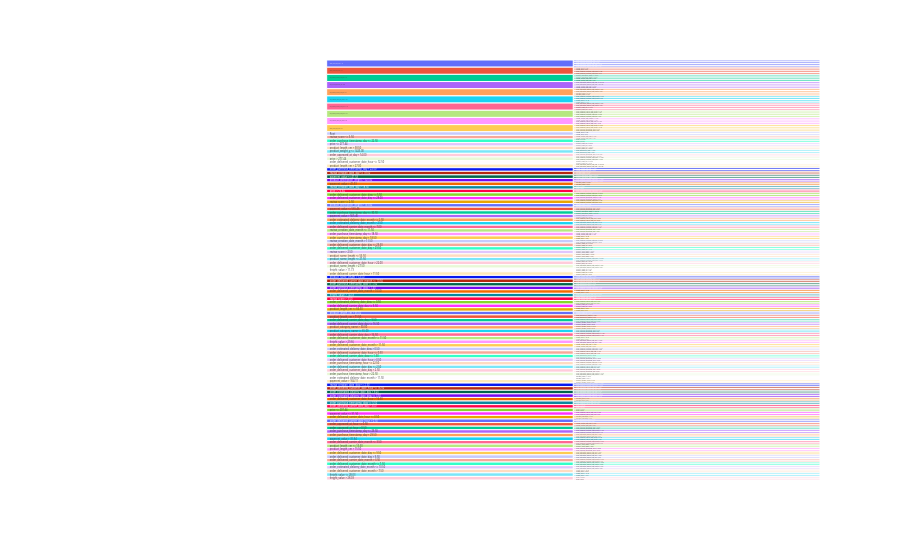

The code cell stored with this chart in its notebook:
### Code cell
# -----------------------------
# Required Libraries
# -----------------------------
import matplotlib.pyplot as plt
import seaborn as sns
import pandas as pd
import numpy as np

from sklearn.tree import plot_tree, export_text
from sklearn.metrics import ConfusionMatrixDisplay
from sklearn.inspection import DecisionBoundaryDisplay
from sklearn.preprocessing import label_binarize

# For icicle plots
!pip install plotly
import plotly.express as px

# -----------------------------
# 1️⃣ Target Distribution Plots
# -----------------------------
def plot_target_distribution(df, targets=['is_late','bad_review']):
    plt.figure(figsize=(12,5))
    for i, target in enumerate(targets):
        plt.subplot(1,len(targets),i+1)
        sns.countplot(x=target, data=df)
        plt.title(f"Distribution of {target}")
    plt.show()
    
    for target in targets:
        df[target].value_counts().plot.pie(autopct='%1.1f%%', title=f"{target} Distribution")
        plt.show()

# -----------------------------
# 2️⃣ Confusion Matrices
# -----------------------------
def plot_confusion(y_true, y_pred, title):
    ConfusionMatrixDisplay.from_predictions(y_true, y_pred)
    plt.title(title)
    plt.show()

# -----------------------------
# 3️⃣ Feature Importance Bar Plot
# -----------------------------
def plot_feature_importance(model, X_train, top_n=10, title="Feature Importance"):
    importances = model.feature_importances_
    feat_imp = pd.DataFrame({'feature': X_train.columns, 'importance': importances})
    feat_imp = feat_imp.sort_values('importance', ascending=False).head(top_n)
    sns.barplot(x='importance', y='feature', data=feat_imp)
    plt.title(title)
    plt.show()

# -----------------------------
# 4️⃣ Multi-target Stacked Bar
# -----------------------------
def plot_stacked_targets(df, target1='is_late', target2='bad_review'):
    df.groupby([target1,target2]).size().unstack().plot(kind='bar', stacked=True, figsize=(8,6))
    plt.title(f"Combined Target Distribution ({target1} & {target2})")
    plt.xlabel(target1)
    plt.ylabel("Count")
    plt.show()

# -----------------------------
# 5️⃣ Textual Representation of Tree
# -----------------------------
def tree_text(model, feature_names):
    tree_rules = export_text(model, feature_names=list(feature_names))
    print(tree_rules)

# -----------------------------
# 6️⃣ Node-Link / Tree Diagram
# -----------------------------
def plot_node_link(model, feature_names, max_depth=3, title="Decision Tree Node-Link Diagram"):
    plt.figure(figsize=(20,10))
    plot_tree(model, feature_names=feature_names, filled=True, rounded=True, max_depth=max_depth)
    plt.title(title)
    plt.show()

# -----------------------------
# 7️⃣ Icicle Plot for Tree
# -----------------------------
def plot_icicle(model, feature_names):
    # Recursive function to get tree structure
    def recurse(node_id, parent_name, tree_, feature_names_, labels):
        if tree_.feature[node_id] != -2:  # not leaf
            feat = feature_names_[tree_.feature[node_id]]
            threshold = tree_.threshold[node_id]
            left = f"{feat} <= {threshold:.2f}"
            right = f"{feat} > {threshold:.2f}"
            labels.append(dict(Parent=parent_name, Child=left))
            labels.append(dict(Parent=parent_name, Child=right))
            recurse(tree_.children_left[node_id], left, tree_, feature_names_, labels)
            recurse(tree_.children_right[node_id], right, tree_, feature_names_, labels)
    labels = []
    recurse(0, "Root", model.tree_, feature_names, labels)
    df_icicle = pd.DataFrame(labels)
    fig = px.icicle(df_icicle, path=['Parent','Child'])
    fig.show()

# -----------------------------
# 8️⃣ Decision Surface Plot (only works for 2 features)
# -----------------------------
from sklearn.inspection import DecisionBoundaryDisplay
def plot_decision_surface(model, X, y, features=[0,1], title="Decision Surface"):
    X_plot = X.iloc[:, features].to_numpy()
    y_plot = y.iloc[:, features[0]].to_numpy()  # For one target, adjust as needed
    disp = DecisionBoundaryDisplay.from_estimator(model, X_plot, response_method="predict", cmap=plt.cm.RdYlBu)
    plt.scatter(X_plot[:,0], X_plot[:,1], c=y_plot, edgecolor='k', cmap=plt.cm.RdYlBu)
    plt.xlabel(X.columns[features[0]])
    plt.ylabel(X.columns[features[1]])
    plt.title(title)
    plt.show()

# -----------------------------
# 9️⃣ Internal Nodes & Leaf Nodes Info
# -----------------------------
def print_tree_nodes(model):
    tree_ = model.tree_
    print(f"Number of internal nodes: {tree_.node_count - np.count_nonzero(tree_.children_left == -1)}")
    print(f"Number of leaf nodes: {np.count_nonzero(tree_.children_left == -1)}")
    print("Feature, Threshold, Samples at each node:")
    for i in range(tree_.node_count):
        print(f"Node {i}: feature={tree_.feature[i]}, threshold={tree_.threshold[i]:.2f}, samples={tree_.n_node_samples[i]}")

# -----------------------------
# 🚀 Pipeline Execution
# -----------------------------
# Example: Run all for multi_gini first output (is_late)
plot_target_distribution(df1)
plot_confusion(y_test['is_late'], y_gini_pred[:,0], "Confusion Matrix - is_late (Gini)")
plot_confusion(y_test['bad_review'], y_gini_pred[:,1], "Confusion Matrix - bad_review (Gini)")
plot_feature_importance(multi_gini.estimators_[0], X_train, title="Top Features - is_late (Gini)")
plot_stacked_targets(df1)
tree_text(multi_gini.estimators_[0], X_train.columns)
plot_node_link(multi_gini.estimators_[0], X_train.columns)
plot_icicle(multi_gini.estimators_[0], X_train.columns)
# For decision surface, pick any 2 features index, e.g., [0,1]
# plot_decision_surface(multi_gini.estimators_[0], X_test, y_test['is_late'], features=[0,1])
print_tree_nodes(multi_gini.estimators_[0])

### Figure 1 — Plotly figure (JSON) as saved in the notebook; plotly's stock layout.template omitted (floating-point values rounded to 4 significant figures; data arrays with more than 128 entries replaced by an {"elided": "..."} marker saying what was removed)
{"data": [{"branchvalues": "total", "domain": {"x": [0, 1], "y": [0, 1]}, "hovertemplate": "labels=%{label}<br>count=%{value}<br>parent=%{parent}<br>id=%{id}<extra></extra>", "ids": {"elided": "341 str values"}, "labels": {"elided": "341 str values"}, "name": "", "parents": {"elided": "341 str values"}, "type": "icicle", "values": {"elided": "341 int values"}}], "layout": {"legend": {"tracegroupgap": 0}, "margin": {"t": 60}}}
